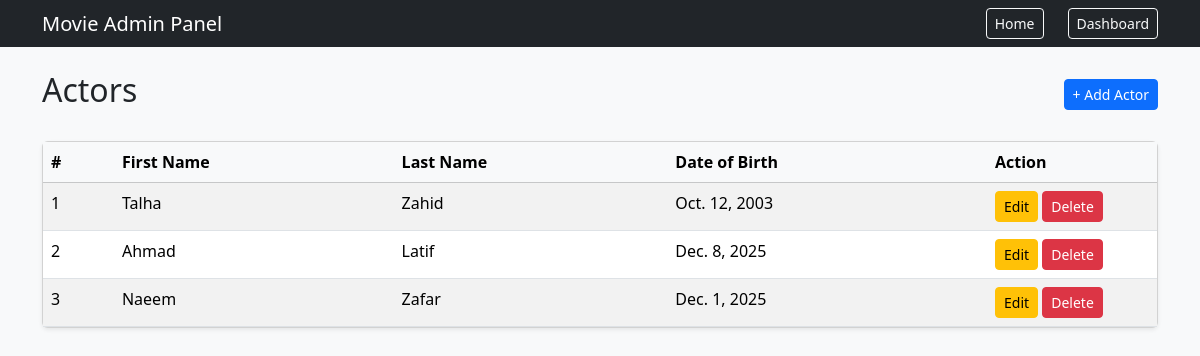
The page /actors/ on the database its author committed.
### firstapp/models.py (models this page shows, shortened)
class Actor(models.Model):
    first_name = models.CharField(max_length=30)    #Char field for short text and TextField for long text(unlimited length)
    last_name = models.CharField(max_length=30)
    date_of_birth = models.DateField()

### firstapp/views.py (the view)
# urls.py: path('actors/', views.fecth_actors, name='actor_list'),
def fecth_actors(request):  # you might want to rename this to actor_list in urls
    actors = Actor.objects.all()
    genre = Genre.objects.all()
    context = {
        'actors': actors,
        'genres': genre,
    }
    return render(request, 'actor_list.html', context)

### firstapp/templates/actor_list.html (shortened to what this page needs)
{% extends "base.html" %}
{% block content %}
<div class="d-flex justify-content-between align-items-center mb-4">
    <h2>Actors</h2>
    <a href="{% url 'actor_create' %}" class="btn btn-primary btn-sm">+ Add Actor</a>
</div>
<div class="card shadow-sm">
    <div class="card-body p-0">
        <div class="table-responsive">
            <table class="table table-striped table-hover mb-0">
                <thead class="table-light">
                    <tr>
                        <th>#</th>
                        <th>First Name</th>
                        <th>Last Name</th>
                        <th>Date of Birth</th>
                        <th style="width: 170px;">Action</th>
                    </tr>
                </thead>
                <tbody>
                    {% for actor in actors %}
                    <tr>
                        <td>{{ forloop.counter }}</td>
                        <td>{{ actor.first_name }}</td>
                        <td>{{ actor.last_name }}</td>
                        <td>{{ actor.date_of_birth }}</td>
                        <td>
                            <a href="{% url 'actor_edit' actor.id %}" class="btn btn-warning btn-sm">
                                Edit
                            </a>
                            <a href="{% url 'actor_delete' actor.id %}"
                               class="btn btn-danger btn-sm"
                               onclick="return confirm('Are you sure you want to delete this actor?');">
                                Delete
                            </a>
                        </td>
                    </tr>
                    {% empty %}
                    <tr>
                        <td colspan="5" class="text-center py-3">No actors found.</td>
                    </tr>
                    {% endfor %}
                </tbody>
            </table>
        </div>
    </div>
</div>
{% endblock %}

### rows shown on the page
Actor: first_name "Talha", last_name "Zahid", date_of_birth "Oct. 12, 2003"
Actor: first_name "Ahmad", last_name "Latif", date_of_birth "Dec. 8, 2025"
Actor: first_name "Naeem", last_name "Zafar", date_of_birth "Dec. 1, 2025"
